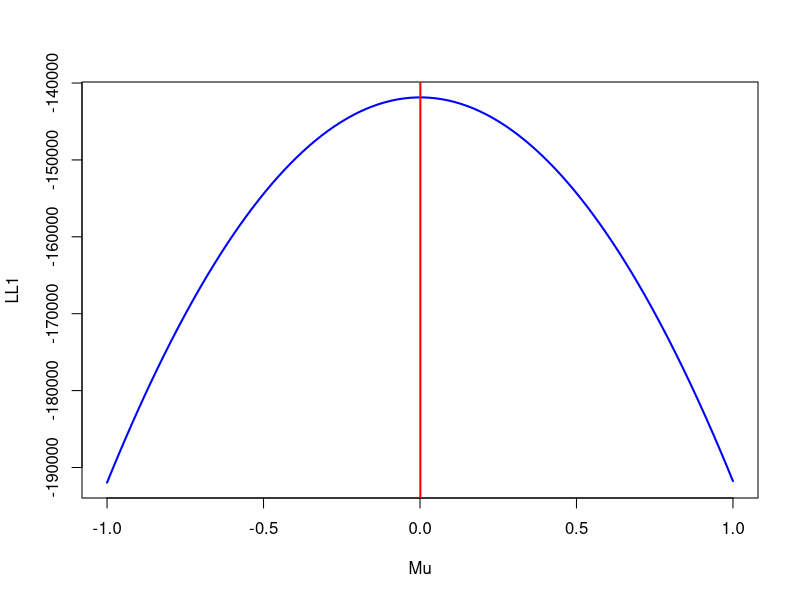
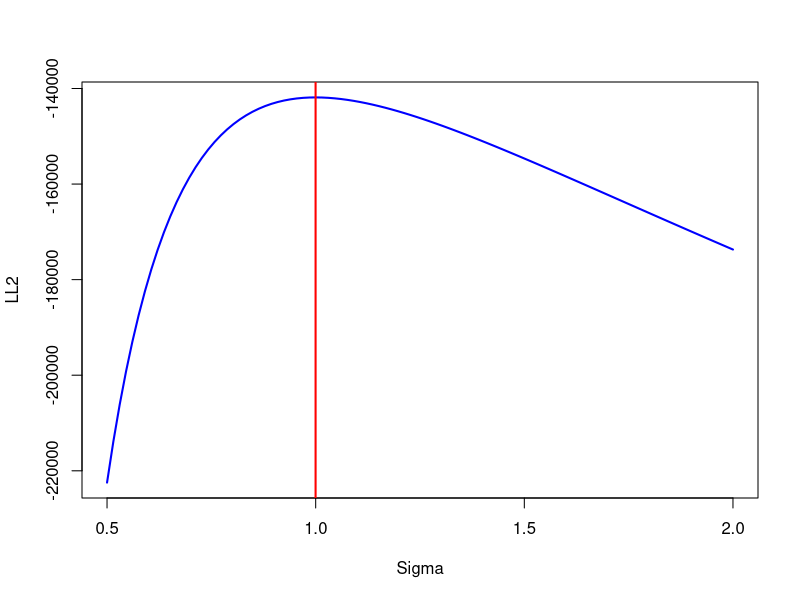

These charts were generated, in order, by the following R code:
# Define variables
mu_theo = seq(from = -5, to = 5, length.out = 100)
sigma_theo = seq(from = 0.1, to = 25, length.out = 100)
n = seq(from = 100, to = 1000, length.out = 10)

##### a) ##################################################################################################

# Log-likelihood function for the normal dirstribution
# mu and sigma are inputed through the "par" vector, this is needed due to the use of the optim() fct.
loglike = function(par, x){
  mu = par[1]
  sigma = par[2]
  ll = -length(x)/2*log(2*pi*sigma^2)-1/(2*sigma^2)*sum(x^2)+mu/(sigma^2)*sum(x)-length(x)/(2*sigma^2)*mu^2
  return(ll)
}

##### b) ##################################################################################################

# Euclidean distance function for two points/vectors
euclidean_dist = function(p, q){
  d = sqrt(sum((p-q)^2))
  return(d)
}

##### c) ##################################################################################################

# Simulation
mu_emp = array(dim = c(100,100,10))                           # 3-dimenional R-object is initialized
sigma_emp = array(dim = c(100,100,10))                        # 3-dimenional R-object is initialized
d = 1                                                         # initializing index for level dimension
for (i in n){                                                 # for-loop over all n
  r = 1                                                       # initializing index for row dimension
  for (j in mu_theo){                                         # for-loop over all theoretical mus
    c = 1                                                     # initializing index for column dimension
    for (l in sigma_theo){                                    # for-loop over all theoretical sigmas
      # generate sample
      x = rnorm(i, mean = j, sd = l)                          # generating n nor. dist. r.v.
      # calculate numerically the MLE and store it
      # starting params: 0 for mu and 1 for sigma, maximize(fnscale=-1) fct. loglike, with given data x 
      optim = optim(par=c(0,1), fn=loglike, x=x, control=list(fnscale=-1)) 
      mu_emp[r,c,d] = optim$par[1]                            # stores empirical value for mu in 3-D obj.
      sigma_emp[r,c,d] = optim$par[2]                         # stores empirical value for mu in 3-D obj.
      c = c+1                                                 # increasing index for column dimension
    }
    r = r+1                                                   # increasing index for row dimension
  }
  d = d+1                                                     # increasing index for level dimension
}

##### d) ##################################################################################################

# Calculating the euclidean distance for every possible combination of mu and sigma for empirical and theo.
eu_dist_array = array(dim = c(100,100,10))                    # 3-dimenional R-object is initialized
for (d in seq(from = 1, to = 10)){                            # for-loop over all n
  for (r in seq(from = 1, to = 100)){                         # for-loop over all mus
    for (c in seq(from = 1, to = 100)){                       # for-loop over all sigmas
      # Eucl. dist. is calculated with formula from part b) and results are stored in a 3-D R-object
      eu_dist_array[r,c,d] = euclidean_dist(c(mu_emp[r,c,d],sigma_emp[r,c,d]),c(mu_theo[r],sigma_theo[c]))
    }
  }
}

##### e) ##################################################################################################

# In order to see whether there is a dependence on the starting value, we examine the graph of the
# log-likelihood function as a function of mu and sigma for a given random sample
# as shown in the plots, the log-likelihood function of the normal distribution is (globally) concave 
# and has a unique maximum. Therefore the used optim() function (using the Nelder and Mead method) 
# achieves this maximum independent of given starting values. Therefore there is no dependence of 
# euclidean distance and the starting values.
# However this is not the case for any maximum likelihood (c.f. normal mixture) where starting values 
# may have a great impact on results obtained.
# Also one might state, that there could be an influence of the maximum iteration steps and the
# optimization method used.

#Plot
set.seed(123)
x = rnorm(100000, mean=0, sd=1)

# compute log-likelihood as function of mu
Mu = seq(-1,1, length.out=100)
LL1 = rep(0,length(Mu))
for (i in 1:length(LL1)) {
  LL1[i] = loglike(c(Mu[i],1), x=x)
}
optim = optim(par=c(0,1), fn=loglike, x=x, control=list(fnscale=-1)) 
plot(Mu, LL1, type="l", col="blue", lwd=2)
abline(v=optim$par[1], col="red", lwd=2)

# compute log-likelihood as function of sigma
Sigma = seq(0.5,2, length.out=100)
LL2 = rep(0,length(Sigma))
for (i in 1:length(LL2)) {
  LL2[i] = loglike(c(0,Sigma[i]), x=x)
}

plot(Sigma, LL2, type="l", col="blue", lwd=2)
abline(v=optim$par[2], col="red", lwd=2)

###########################################################################################################
